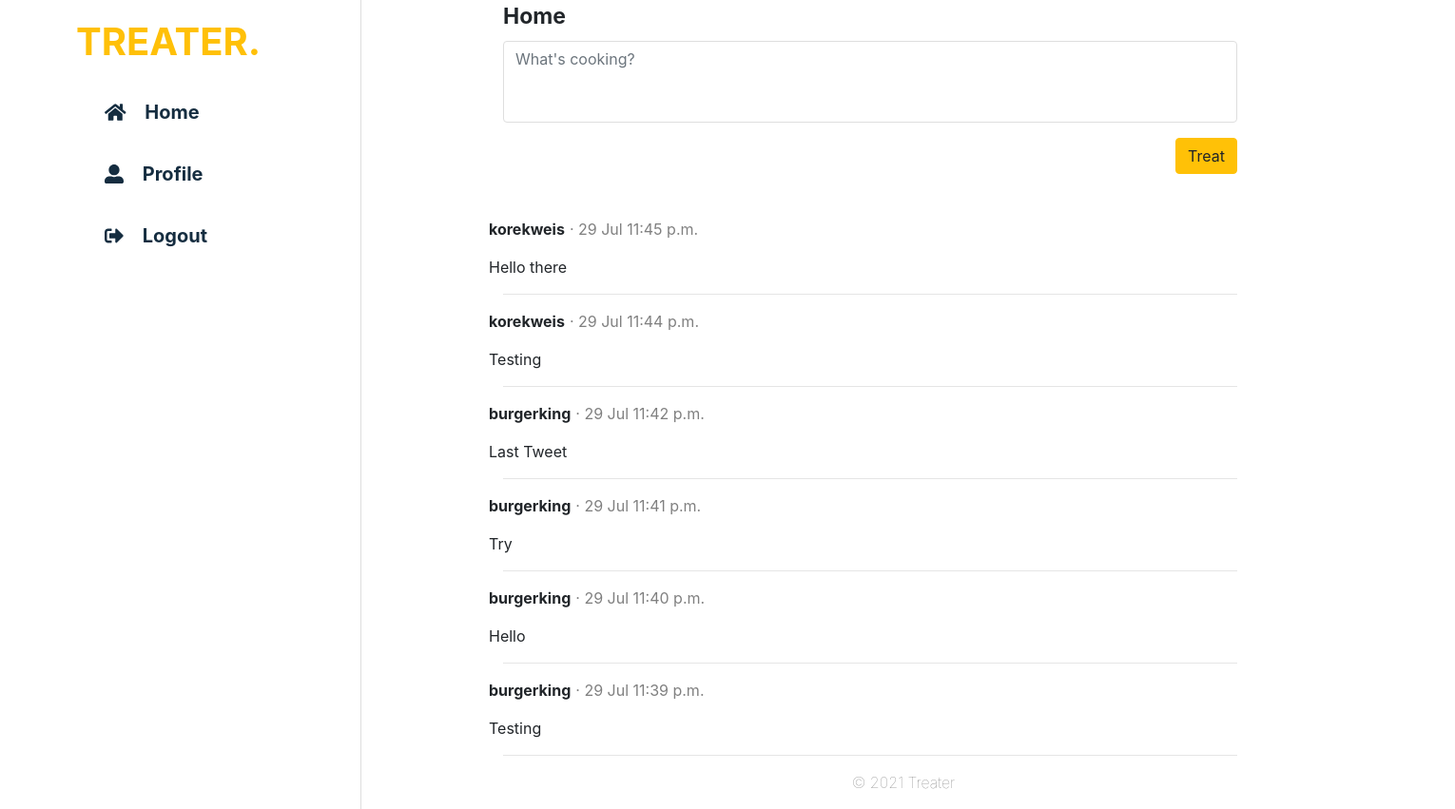
The page /Treater/home (signed in) on the database as committed earlier.
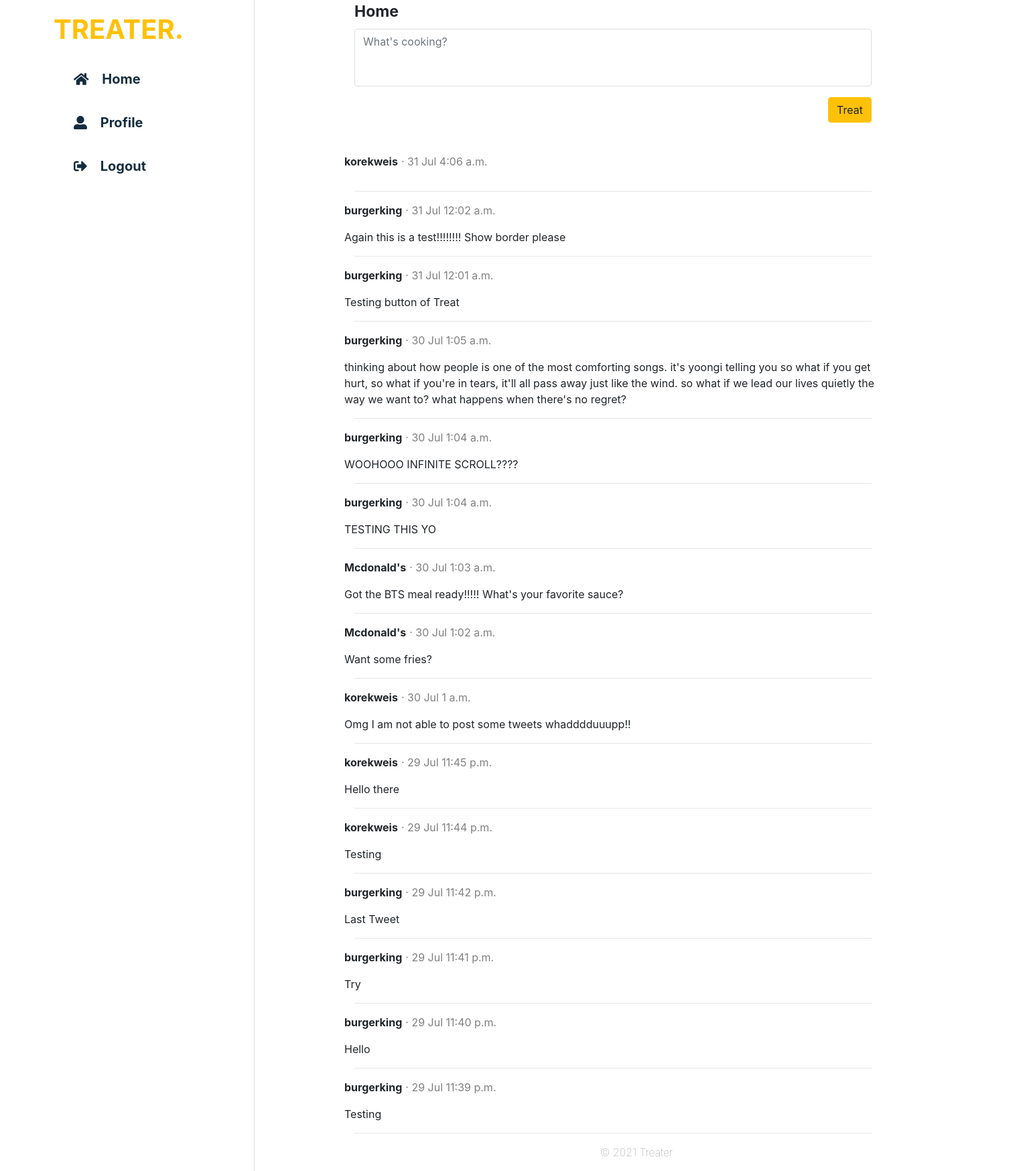
The same page on the database as committed later.
### treater_feed/models.py (models this page shows, shortened)
class Tweet(models.Model):
    user = models.ForeignKey(User, on_delete=models.CASCADE, related_name="tweet_user")
    tweet = models.CharField(max_length=250)
    date_and_time = models.DateTimeField(auto_now_add=True)

class User(AbstractUser):
    description = models.CharField(max_length=250, null=True)

### treater_feed/views.py (the view)
# urls.py: 2. Add a URL to urlpatterns:  path('', views.home, name='home')
@login_required
def home(request):
    user = User.objects.get(username=request.user)
    return render(request, "treater_feed/feed.html", {
        "tweets": Tweet.objects.all().order_by('-id')
    })

### treater_feed/templates/treater_feed/feed.html (shortened to what this page needs)
{% extends "treater_feed/layout.html" %} {% block authenticated_body %}
<div class="container treater_feed">
    <div class="container feed">
        <form action="{% url 'add_tweet' %}" method="post" id="tweet-form">
            <div class="form-group text-area">
                <label class="home-title" for="tweet-text-area">Home</label>
                <textarea class="form-control" name="tweet" id="tweet-text-area" rows="3" placeholder="What's cooking?"></textarea>
            </div>
            <input class="btn btn-warning" type="submit" value="Treat" id="treat-button">
        </form>
    </div>
    <div class="container list-tweets">
        <ul>
            {% for tweet in tweets %}
            <li>
                <div class="tweet-post">
                    <div class="row">
                        <b>{{tweet.user}}</b>
                        <p class="tweet-date-time"> &#183; {{tweet.date_and_time|date:"d M"}} {{tweet.date_and_time|time:"TIME_FORMAT"}}</p>
                    </div>
                </div>
                <div class="row">
                    {{tweet.tweet}}
                </div>
            </li>
            <hr> {% endfor %}
        </ul>
    </div>
</div>
{% endblock %}

### treater_feed/templates/treater_feed/layout.html (shortened to what this page needs)
{% load static %}
<!DOCTYPE html>
<html lang="en">
<head>
    <link rel="stylesheet" href="https://stackpath.bootstrapcdn.com/bootstrap/4.4.1/css/bootstrap.min.css">
    <link href="{% static 'treater_feed/styles.css' %}" rel="stylesheet">
</head>
<body>
    <div class="layout">
        {%if user.is_authenticated %}
        <div class="authenticated">
            <div class="wrapper">
                <div class="sidebar">
                    <h1><b>TREATER.</b></h1>
                    <ul>
                        <a href="{% url 'home' %}">
                            <li id="home-nav"><i class="fas fa-home"></i> Home</li>
                        </a>
                        <a href="{% url 'view_own_profile' %}">
                            <li id="profile-nav"><i class="fas fa-user-alt"></i> Profile</li>
                        </a>
                        <a href="{% url 'logout' %}">
                            <li id="logout-nav"><i class="fas fa-sign-out-alt"></i> Logout</li>
                        </a>
                    </ul>
                </div>
            </div>
            <div class="container main-content">
                <div class="body-authenticated">
                    {% block authenticated_body %} {% endblock %}
                </div>
                <div class="copyright">
                    <p>© 2021 Treater</p>
                </div>
            </div>
        </div>
            {% endif %}
        </div>
</body>

### treater_feed/static/treater_feed/styles.css (style rules this page uses)
* { box-sizing: border-box; margin: 0; padding: 0; text-decoration: none; }
.authenticated { box-sizing: border-box; list-style: none; text-decoration: none; }
.layout .authenticated .wrapper { display: flex; position: relative; }
.authenticated .wrapper .sidebar { padding-top: 20px; position: fixed; width: 380px; height: 100%; border-right: 1px solid #dedede; background-color: white; }
.authenticated .wrapper .sidebar h1 { color: #ffc008; margin-bottom: 20px; margin-left: 80px; }
.authenticated .wrapper .sidebar li { list-style: none; padding-left: 50px; padding-top: 15px; padding-bottom: 15px; margin-left: 60px; margin-right: 100px; margin-top: 5px; margin-bottom: 5px; font-size: 20px; font-weight: bold; border-top: 10px #152d40; border-bottom: 1px #152d40; border-radius: 25px; }
.authenticated .wrapper .sidebar i { margin-right: 15px; }
.authenticated .wrapper .sidebar a { color: #152d40; }
.layout .authenticated .container.main-content { margin-left: 380px; }
.layout .authenticated .body-authenticated { margin-right: 70px; }
.container.treater_feed { width: 80%; }
.container.feed .home-title { font-weight: bold; font-size: 23px; }
.container.feed .form-group.text-area textarea { border: 1px solid #dedede; -webkit-box-shadow: none; -moz-box-shadow: none; box-shadow: none; resize: none; }
.container.feed .btn.btn-warning { float: right; }
.container.treater_feed .container.list-tweets ul { list-style: none; }
.container.list-tweets { margin-top: 100px; overflow: hidden; }
.container.list-tweets .tweet-date-time { margin-left: 5px; color: grey; }
.copyright { text-align: center; color: grey; font-weight: lighter; }

Rows that differ between the two databases and show on the page:
added Tweet: user "korekweis", date_and_time "31 Jul", date_and_time "4:06 a.m."
added Tweet: user "burgerking", date_and_time "31 Jul", date_and_time "12:02 a.m.", tweet "Again this is a test!!!!!!!! Show border please"
added Tweet: user "burgerking", date_and_time "31 Jul", date_and_time "12:01 a.m.", tweet "Testing button of Treat"
added Tweet: user "burgerking", date_and_time "30 Jul", date_and_time "1:05 a.m.", tweet "thinking about how people is one of the most comforting songs. it's yoongi telling you so what if you get hurt, so what if you're in tears, it'll all pass away just like the wind. so what if we lead our lives quietly the way we want to? what happens when there's no regret?"
added Tweet: user "burgerking", date_and_time "30 Jul", date_and_time "1:04 a.m.", tweet "WOOHOOO INFINITE SCROLL????"
added Tweet: user "burgerking", date_and_time "30 Jul", date_and_time "1:04 a.m.", tweet "TESTING THIS YO"
added Tweet: user "Mcdonald's", date_and_time "30 Jul", date_and_time "1:03 a.m.", tweet "Got the BTS meal ready!!!!! What's your favorite sauce?"
added Tweet: user "Mcdonald's", date_and_time "30 Jul", date_and_time "1:02 a.m.", tweet "Want some fries?"
added Tweet: user "korekweis", date_and_time "30 Jul", date_and_time "1 a.m.", tweet "Omg I am not able to post some tweets whadddduuupp!!"
